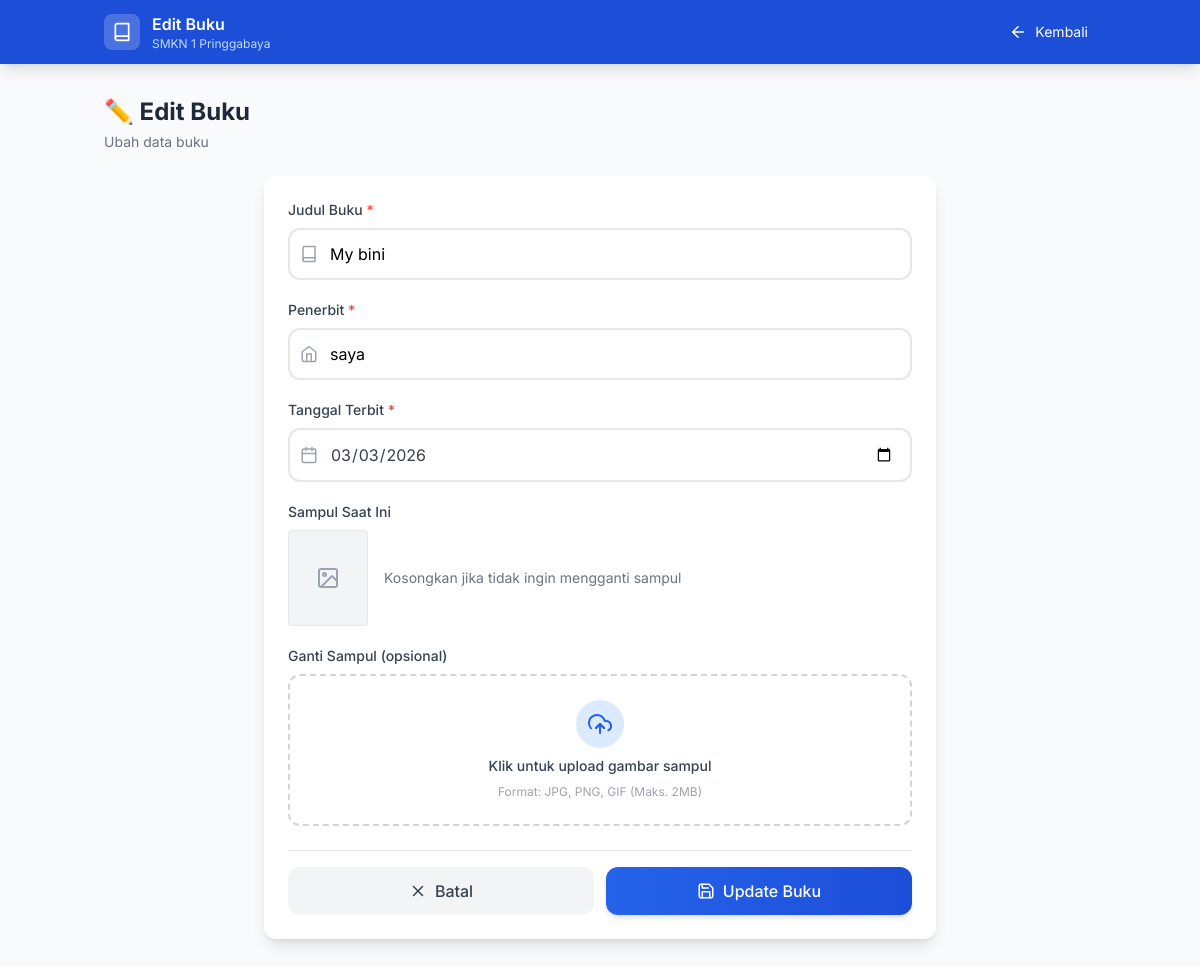
/input/input_buku.php?id_buku=4 (signed in), run on the app's committed database.
### tables this page shows
CREATE TABLE `buku` (
  `id_buku` int(11) NOT NULL,
  `judul` varchar(50) NOT NULL,
  `penerbit` varchar(50) NOT NULL,
  `tggl_terbit` date NOT NULL,
  `sampul` varchar(50) NOT NULL
);

### input/input_buku.php (the view, shortened to what this page needs)
<?php
require '../config/koneksi.php';
$id_buku = '';
$judul = '';
$penerbit = '';
$tanggal = '';
$sampul_lama = '';
if (isset($_GET['id_buku'])) {
    $id_buku = $_GET['id_buku'];
    $sql = mysqli_query($conn, "SELECT * FROM buku WHERE id_buku='$id_buku'");
    $data = mysqli_fetch_assoc($sql);
    if ($data) {
        $judul = $data['judul'];
        $penerbit = $data['penerbit'];
        $tanggal = $data['tggl_terbit'];
        $sampul_lama = $data['sampul'];
    }
}
?>
<!DOCTYPE html>
<html lang="id">
<head>
    <script src="https://cdn.tailwindcss.com"></script>
</head>
<body class="bg-gray-50 min-h-screen">
    <nav class="bg-blue-700 shadow-lg sticky top-0 z-50">
        <div class="container mx-auto px-4">
            <div class="flex items-center justify-between h-16">
                <div class="flex items-center space-x-3">
                    <div class="bg-white/20 p-2 rounded-lg">
                        <i data-feather="book" class="text-white" width="20" height="20"></i>
                    </div>
                    <div>
                        <span class="font-semibold text-white">
                            <?= empty($id_buku) ? 'Tambah Buku Baru' : 'Edit Buku' ?>
                        </span>
                        <p class="text-xs text-blue-200">SMKN 1 Pringgabaya</p>
                    </div>
                </div>
                <div class="flex items-center space-x-3">
                    <a href="../admin/perpustakawan.php" class="p-2 hover:bg-white/20 rounded-lg transition-colors flex items-center gap-2">
                        <i data-feather="arrow-left" class="text-white" width="18" height="18"></i>
                        <span class="text-white text-sm hidden md:inline">Kembali</span>
                    </a>
                </div>
            </div>
        </div>
    </nav>
    <div class="container mx-auto px-4 py-8">
        <div class="mb-6">
            <h2 class="text-2xl font-bold text-gray-800">
                <?= empty($id_buku) ? '➕ Tambah Buku' : '✏️ Edit Buku' ?>
            </h2>
            <p class="text-sm text-gray-500 mt-1">
                <?= empty($id_buku) ? 'Isi data buku dengan lengkap' : 'Ubah data buku' ?>
            </p>
        </div>
        <div class="bg-white rounded-xl shadow-lg max-w-2xl mx-auto">
            <div class="p-6">
                <form method="post" enctype="multipart/form-data">
                    <div class="mb-5">
                        <label class="block text-sm font-medium text-gray-700 mb-2" for="judul">
                            Judul Buku <span class="text-red-500">*</span>
                        </label>
                        <div class="relative">
                            <div class="absolute inset-y-0 left-0 pl-3 flex items-center pointer-events-none">
                            </div>
                            <input
                                type="text"
                                name="judul"
                                id="judul"
                                value="<?= htmlspecialchars($judul) ?>"
                                class="w-full pl-10 pr-4 py-3 border-2 border-gray-200 rounded-xl focus:outline-none focus:border-blue-500 focus:ring-2 focus:ring-blue-200 transition-all"
                                placeholder="Masukkan judul buku"
                                required>
                        </div>
                    </div>
                    <div class="mb-5">
                        <label class="block text-sm font-medium text-gray-700 mb-2" for="penerbit">
                            Penerbit <span class="text-red-500">*</span>
                        </label>
                        <div class="relative">
                            <div class="absolute inset-y-0 left-0 pl-3 flex items-center pointer-events-none">
                            </div>
                            <input
                                type="text"
                                name="penerbit"
                                id="penerbit"
                                value="<?= htmlspecialchars($penerbit) ?>"
                                class="w-full pl-10 pr-4 py-3 border-2 border-gray-200 rounded-xl focus:outline-none focus:border-blue-500 focus:ring-2 focus:ring-blue-200 transition-all"
                                placeholder="Masukkan nama penerbit"
                                required>
                        </div>
                    </div>
                    <div class="mb-5">
                        <label class="block text-sm font-medium text-gray-700 mb-2" for="tanggal">
                            Tanggal Terbit <span class="text-red-500">*</span>
                        </label>
                        <div class="relative">
                            <div class="absolute inset-y-0 left-0 pl-3 flex items-center pointer-events-none">
                            </div>
                            <input
                                type="date"
                                name="tanggal"
                                id="tanggal"
                                value="<?= $tanggal ?>"
                                class="w-full pl-10 pr-4 py-3 border-2 border-gray-200 rounded-xl focus:outline-none focus:border-blue-500 focus:ring-2 focus:ring-blue-200 transition-all text-gray-700"
                                required>
                        </div>
                    </div>
                    <?php if (!empty($id_buku) && !empty($sampul_lama)): ?>
                        <div class="mb-5">
                            <label class="block text-sm font-medium text-gray-700 mb-2">Sampul Saat Ini</label>
                            <div class="flex items-center gap-4">
                                <div class="w-20 h-24 bg-gray-100 rounded overflow-hidden border">
                                    <?php if (file_exists("../uploads/" . $sampul_lama)): ?>
                                        <img src="../uploads/<?= $sampul_lama ?>" class="w-full h-full object-cover">
                                    <?php else: ?>
                                        <div class="w-full h-full flex items-center justify-center">
                                            <i data-feather="image" class="text-gray-400"></i>
                                        </div>
                                    <?php endif; ?>
                                </div>
                                <p class="text-sm text-gray-500">Kosongkan jika tidak ingin mengganti sampul</p>
                            </div>
                        </div>
                    <?php endif; ?>
                    <div class="mb-6">
                        <label class="block text-sm font-medium text-gray-700 mb-2" for="sampul">
                            <?= empty($id_buku) ? 'Sampul Buku' : 'Ganti Sampul (opsional)' ?>
                        </label>
                        <div class="border-2 border-dashed border-gray-300 rounded-xl p-6 text-center hover:border-blue-500 transition-colors cursor-pointer" id="uploadArea">
                            <div class="flex flex-col items-center gap-2">
                                <div class="bg-blue-100 p-3 rounded-full">
                                    <i data-feather="upload-cloud" class="text-blue-600" width="24" height="24"></i>
                                </div>
                                <p class="text-sm font-medium text-gray-700">Klik untuk upload gambar sampul</p>
                                <p class="text-xs text-gray-400">Format: JPG, PNG, GIF (Maks. 2MB)</p>
                            </div>
                        </div>
                    </div>
                    <div class="flex gap-3 pt-4 border-t border-gray-200">
                        <a href="../admin/perpustakawan.php" class="flex-1 bg-gray-100 hover:bg-gray-200 text-gray-700 font-medium py-3 px-4 rounded-xl transition-colors flex items-center justify-center gap-2">
                            <i data-feather="x" width="18" height="18"></i>
                            Batal
                        </a>
                        <button type="submit" name="simpan" class="flex-1 bg-gradient-to-r from-blue-600 to-blue-700 hover:from-blue-700 hover:to-blue-800 text-white font-medium py-3 px-4 rounded-xl transition-all transform hover:scale-[1.02] shadow-md flex items-center justify-center gap-2">
                            <i data-feather="save" width="18" height="18"></i>
                            <?= empty($id_buku) ? 'Simpan Buku' : 'Update Buku' ?>
                        </button>
                    </div>
                </form>
            </div>
        </div>
    </div>
</body>
</html>

### input/input_buku.php (style rules this page uses)
body { font-family: 'Inter', sans-serif; }

### data on the page
buku: judul "My bini", penerbit "saya", tanggal "03/03/2026"
